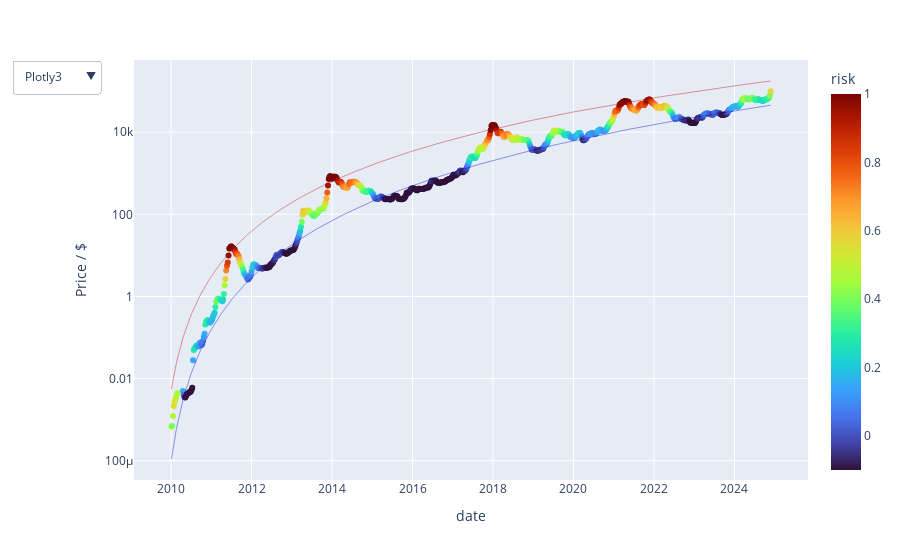

Notebook code cell kept with this figure:
### Code cell
from bitcoin_risk.plotter import bitcoin_plot
fig = bitcoin_plot(btc)
fig.write_html('docs/btc.html', config={'displaylogo': False})
fig.write_image('docs/btc.png')
fig.show()

### Figure 1 — Plotly figure (JSON) as saved in the notebook; plotly's stock layout.template omitted (floating-point values rounded to 4 significant figures; data arrays with more than 128 entries replaced by an {"elided": "..."} marker saying what was removed)
{"data": [{"hovertemplate": "date=%{x}<br>usd=%{y}<br>risk=%{marker.color}<extra></extra>", "legendgroup": "", "marker": {"color": {"elided": "770 float values"}, "coloraxis": "coloraxis", "symbol": "circle"}, "mode": "markers", "name": "", "orientation": "v", "showlegend": false, "type": "scatter", "x": {"elided": "770 str values"}, "xaxis": "x", "y": {"elided": "770 float values"}, "yaxis": "y"}, {"line": {"color": "rgba(200, 000, 000, 0.4)", "width": 1}, "mode": "lines", "name": "top", "showlegend": false, "type": "scatter", "x": {"elided": "770 str values"}, "y": {"elided": "770 float values"}, "yaxis": "y"}, {"line": {"color": "rgba(0, 000, 200, 0.4)", "width": 1}, "mode": "lines", "name": "bottom", "showlegend": false, "type": "scatter", "x": {"elided": "770 str values"}, "y": {"elided": "770 float values"}, "yaxis": "y"}], "layout": {"coloraxis": {"cmax": 1, "cmin": -0.1, "colorbar": {"title": {"text": "risk"}}, "colorscale": [[0, "#30123b"], [0.07143, "#4145ab"], [0.1429, "#4675ed"], [0.2143, "#39a2fc"], [0.2857, "#1bcfd4"], [0.3571, "#24eca6"], [0.4286, "#61fc6c"], [0.5, "#a4fc3b"], [0.5714, "#d1e834"], [0.6429, "#f3c63a"], [0.7143, "#fe9b2d"], [0.7857, "#f36315"], [0.8571, "#d93806"], [0.9286, "#b11901"], [1, "#7a0402"]]}, "hovermode": "x unified", "legend": {"tracegroupgap": 0}, "margin": {"t": 60}, "updatemenus": [{"buttons": [{"args": [{"coloraxis.colorscale": "Plotly3"}], "label": "Plotly3", "method": "relayout"}, {"args": [{"coloraxis.colorscale": "Viridis"}], "label": "Viridis", "method": "relayout"}, {"args": [{"coloraxis.colorscale": "Rainbow"}], "label": "Rainbow", "method": "relayout"}, {"args": [{"coloraxis.colorscale": "Jet"}], "label": "Jet", "method": "relayout"}], "direction": "down", "showactive": true}], "xaxis": {"anchor": "y", "domain": [0, 1], "title": {"text": "date"}}, "yaxis": {"anchor": "x", "domain": [0, 1], "title": {"text": "Price / $"}, "type": "log"}, "yaxis2": {"overlaying": "y", "showgrid": false, "side": "right", "title": {"text": "Risk"}, "type": "linear"}}}
